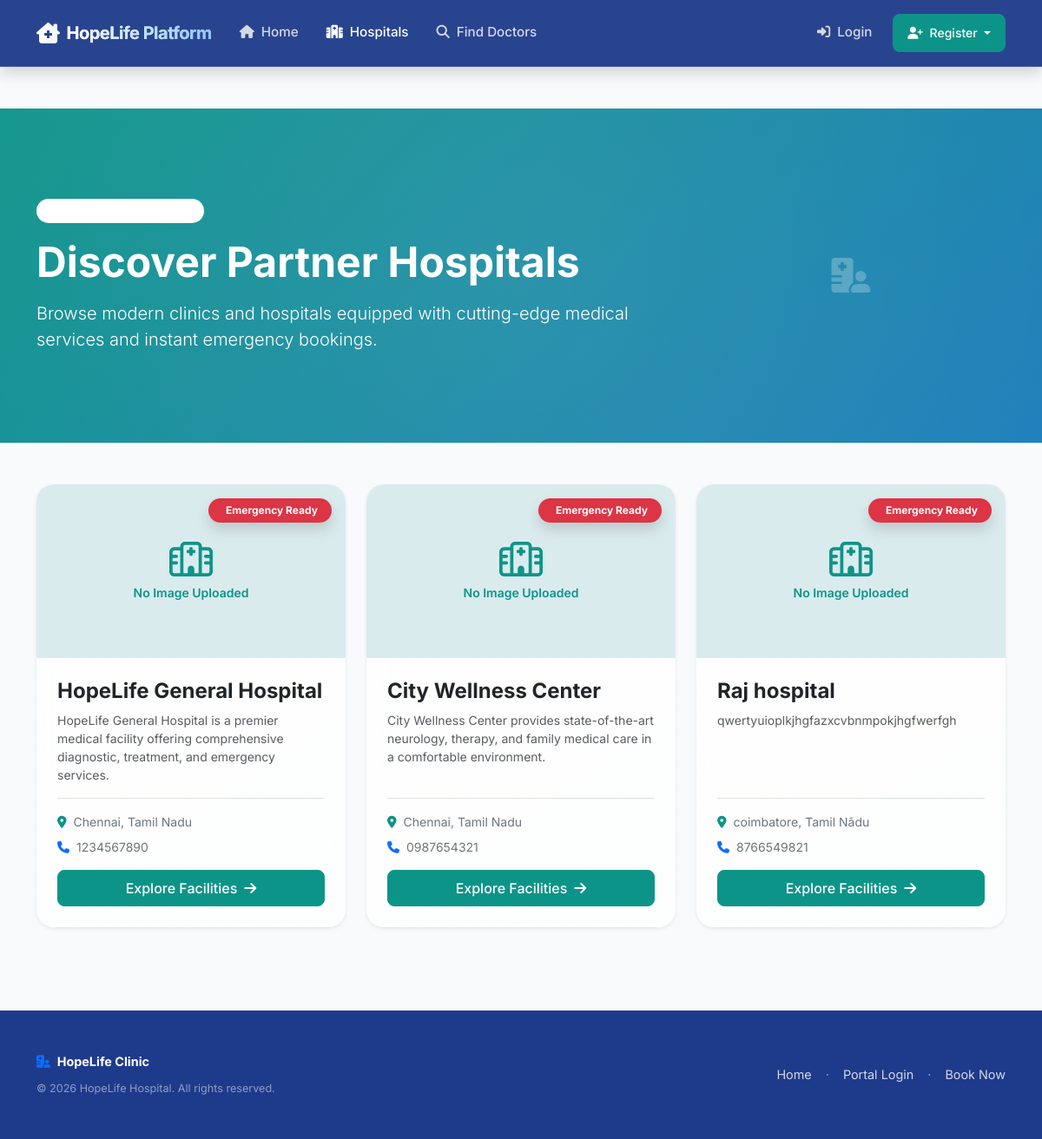
The app's page /hospitals/ with its own data.
### appointments/models.py (models this page shows, shortened)
class Hospital(models.Model):
    hospital_name = models.CharField(max_length=255, unique=True)
    hospital_image = models.ImageField(upload_to='hospital_images/', blank=True, null=True)
    location = models.CharField(max_length=255)
    city = models.CharField(max_length=100)
    state = models.CharField(max_length=100)
    pincode = models.CharField(max_length=20)
    contact_number = models.CharField(max_length=20)
    emergency_available = models.BooleanField(default=False)
    hospital_description = models.TextField(blank=True)
    latitude = models.DecimalField(max_digits=9, decimal_places=6, null=True, blank=True)
    longitude = models.DecimalField(max_digits=9, decimal_places=6, null=True, blank=True)

### appointments/views.py (the view)
# urls.py: path('hospitals/', views.hospital_list, name='hospital_list'),
def hospital_list(request):
    hospitals = Hospital.objects.all()
    return render(request, 'appointments/hospital_list.html', {'hospitals': hospitals})

### appointments/templates/appointments/hospital_list.html (shortened to what this page needs)
{% extends 'appointments/base.html' %}
{% load static %}
{% block content %}
<div class="hero-gradient mb-5 text-center text-lg-start">
    <div class="container py-4">
        <div class="row align-items-center">
            <div class="col-lg-8">
                <span class="badge bg-white bg-opacity-20 px-3 py-2 rounded-pill mb-3 text-uppercase fw-semibold tracking-wider text-white">Verified Care Networks</span>
                <h1 class="display-5 fw-bold text-white mb-3">Discover Partner Hospitals</h1>
                <p class="lead text-white-70 mb-0">Browse modern clinics and hospitals equipped with cutting-edge medical services and instant emergency bookings.</p>
            </div>
            <div class="col-lg-4 text-center d-none d-lg-block">
                <i class="fa-solid fa-hospital-user fs-1 text-white opacity-25" style="font-size: 8rem;"></i>
            </div>
        </div>
    </div>
</div>
<div class="container my-5">
    <div class="row g-4">
        {% if hospitals %}
            {% for hospital in hospitals %}
                <div class="col-lg-4 col-md-6">
                    <div class="card glass-card h-100 overflow-hidden hover-lift border-0 shadow-sm">
                        <div class="position-relative" style="height: 200px; background-color: #f1f5f9;">
                            {% if hospital.hospital_image %}
                                <img src="{{ hospital.hospital_image.url }}" alt="{{ hospital.hospital_name }}" class="w-100 h-100 object-fit-cover">
                            {% else %}
                                <div class="w-100 h-100 d-flex flex-column align-items-center justify-content-center bg-teal bg-opacity-10 text-teal">
                                    <i class="fa-regular fa-hospital fs-1 mb-2"></i>
                                    <span class="small fw-semibold">No Image Uploaded</span>
                                </div>
                            {% endif %}
                            <div class="position-absolute top-0 end-0 m-3">
                                {% if hospital.emergency_available %}
                                    <span class="badge bg-danger px-3 py-2 rounded-pill shadow d-flex align-items-center gap-1">
                                         Emergency Ready
                                    </span>
                                {% else %}
                                    <span class="badge bg-secondary px-3 py-2 rounded-pill bg-opacity-75">
                                        General Care Only
                                    </span>
                                {% endif %}
                            </div>
                        </div>
                        <div class="card-body p-4 d-flex flex-column">
                            <h4 class="card-title fw-bold mb-2 text-dark">{{ hospital.hospital_name }}</h4>
                            <p class="text-muted small mb-3 flex-grow-1">{{ hospital.hospital_description|truncatewords:20 }}</p>
                            <div class="border-top pt-3 mt-auto">
                                <div class="d-flex align-items-center gap-2 mb-2 text-secondary small">
                                    <i class="fa-solid fa-location-dot text-teal"></i>
                                    <span>{{ hospital.city }}, {{ hospital.state }}</span>
                                </div>
                                <div class="d-flex align-items-center gap-2 mb-3 text-secondary small">
                                    <i class="fa-solid fa-phone text-primary"></i>
                                    <span>{{ hospital.contact_number }}</span>
                                </div>
                                <a href="{% url 'hospital_detail' hospital.id %}" class="btn btn-primary-custom w-100 py-2 d-flex align-items-center justify-content-center gap-2">
                                    <span>Explore Facilities</span>
                                    <i class="fa-solid fa-arrow-right"></i>
                                </a>
                            </div>
                        </div>
                    </div>
                </div>
            {% endfor %}
        {% endif %}
    </div>
</div>
{% endblock %}

### appointments/static/css/style.css (style rules this page uses)
:root { --primary-color: #0d9488; --primary-hover: #0f766e; --secondary-color: #1e3a8a; --secondary-hover: #1d4ed8; --accent-color: #06b6d4; --background-color: #f8fafc; --card-bg: rgba(255, 255, 255, 0.85); --text-main: #0f172a; --text-muted: #475569; --border-color: rgba(226, 232, 240, 0.8); --teal-blue-gradient: linear-gradient(135deg, #0d9488 0%, #2563eb 100%); --bg-gradient: linear-gradient(180deg, #f0fdfa 0%, #eff6ff 100%); --glass-bg: rgba(255, 255, 255, 0.7); --glass-border: rgba(255, 255, 255, 0.5); --glass-shadow: 0 8px 32px 0 rgba(15, 23, 42, 0.06); --status-pending-bg: #fffbeb; --status-pending-text: #b45309; --status-approved-bg: #ecfdf5; --status-approved-text: #047857; --status-completed-bg: #eff6ff; --status-completed-text: #1d4ed8; --status-cancelled-bg: #fef2f2; --status-cancelled-text: #b91c1c; }
body { font-family: 'Inter', -apple-system, BlinkMacSystemFont, "Segoe UI", Roboto, sans-serif; background-color: var(--background-color); color: var(--text-main); min-height: 100vh; display: flex; flex-direction: column; }
h1, h2, h3, h4, h5, h6 { font-weight: 600; color: var(--secondary-color); }
.btn-primary-custom { background-color: var(--primary-color); border-color: var(--primary-color); color: #fff; font-weight: 500; padding: 0.65rem 1.25rem; border-radius: 8px; transition: background-color 0.2s ease, border-color 0.2s ease, transform 0.15s ease; }
.text-teal { color: var(--primary-color) !important; }
.bg-teal { background-color: rgba(13, 148, 136, var(--bs-bg-opacity, 1)) !important; }
.glass-card { background: linear-gradient(145deg, rgba(255, 255, 255, 0.9), rgba(255, 255, 255, 0.68)); backdrop-filter: blur(12px); -webkit-backdrop-filter: blur(12px); border: 1px solid var(--glass-border); box-shadow: var(--glass-shadow); border-radius: 20px; transition: transform 0.28s cubic-bezier(0.4, 0, 0.2, 1), box-shadow 0.28s cubic-bezier(0.4, 0, 0.2, 1), border-color 0.28s ease; }
.hero-gradient { background: var(--teal-blue-gradient); background-size: 200% 200%; animation: gradientShift 10s ease infinite; color: white; padding: 5rem 0; border-bottom: none; position: relative; overflow: hidden; }
.hero-gradient .container { position: relative; z-index: 1; }
.hero-gradient::before { content: ''; position: absolute; top: -50%; left: -50%; width: 200%; height: 200%; background: radial-gradient(circle, rgba(255,255,255,0.1) 0%, rgba(255,255,255,0) 80%); animation: rotateBg 20s linear infinite; pointer-events: none; }
.hover-lift { transition: transform 0.2s ease, box-shadow 0.2s ease; }

### records on screen
Hospital: hospital_image "No Image Uploaded", emergency_available "Emergency Ready", hospital_name "HopeLife General Hospital", hospital_description "HopeLife General Hospital is a premier medical facility offering comprehensive diagnostic, treatment, and emergency services.", city "Chennai", state "Tamil Nadu", contact_number "1234567890"
Hospital: hospital_image "No Image Uploaded", emergency_available "Emergency Ready", hospital_name "City Wellness Center", hospital_description "City Wellness Center provides state-of-the-art neurology, therapy, and family medical care in a comfortable environment.", city "Chennai", state "Tamil Nadu", contact_number "0987654321"
Hospital: hospital_image "No Image Uploaded", emergency_available "Emergency Ready", hospital_name "Raj hospital", hospital_description "qwertyuioplkjhgfazxcvbnmpokjhgfwerfgh", city "coimbatore", state "Tamil Nādu", contact_number "8766549821"
